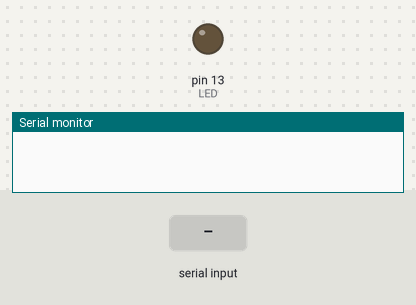
Recording of a program running on a simulated Arduino Uno, built with avr-gcc and run on an emulated ATmega328P. On the bench: output pins drawn as LEDs (lit = HIGH), the last lines printed to the serial monitor. The inputs (shaded band) are chosen by the test bench.

Above: at 1.2 s.
1.3 s: "a" received over Serial
At 1.8 s:
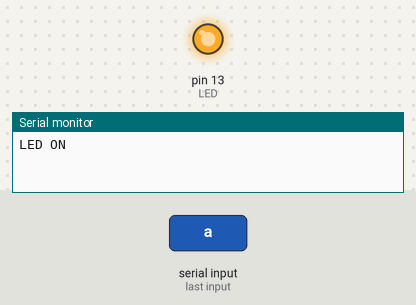
2.8 s: "z" received over Serial
At 4.0 s:
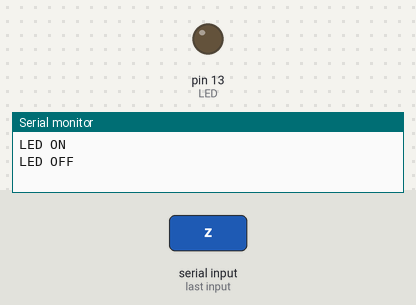
4.3 s: "A" received over Serial
At 5.3 s:
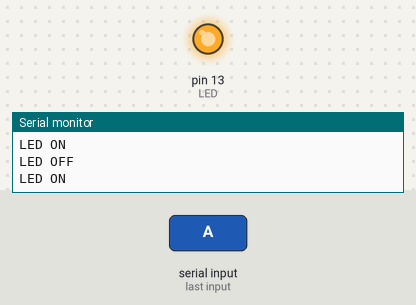
5.8 s: "Z" received over Serial
At 6.4 s:
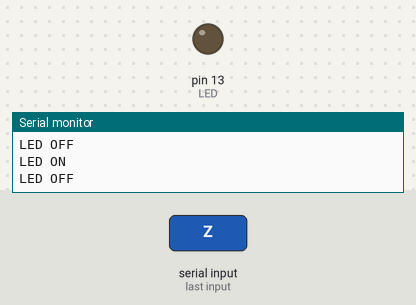
Timing chart, 0 to 8.3 s (numbered marks = the images above; inputs shaded):
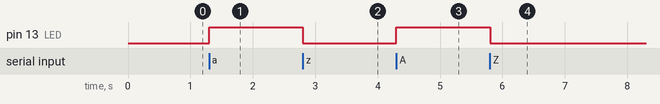

Measured:
- after the input at 1.3 s, pin 13 (LED): LOW → HIGH at once
- after the input at 2.8 s, pin 13 (LED): HIGH → LOW at once
- after the input at 4.3 s, pin 13 (LED): LOW → HIGH at once
- after the input at 5.8 s, pin 13 (LED): HIGH → LOW at once

The program:

main.cpp
```cpp
#include <Arduino.h>

// peripheral definitions
static const int LED = 13;

// global variables
bool ledState = true;

void setup()
{
  // peripheral configuration
  pinMode(LED, OUTPUT);
  // serial configuration
  Serial.begin(9600);
}

void loop()
{
  // check if command is available at serial
  if (Serial.available())
  {

    int command = Serial.read(); // read integer data from serial
    // turn on the LED for command = a or A
    if (command == 'a' || command == 'A')
    {
      digitalWrite(LED, true);
      Serial.println("LED ON");
    }
    // turn off the LED for command = z or Z
    else if (command == 'z' || command == 'Z')
    {
      digitalWrite(LED, false);
      Serial.println("LED OFF");
    }
    // print Invalid command
    else
    {
      Serial.println("Invalid Command, try again");
    }
  }
}
```
